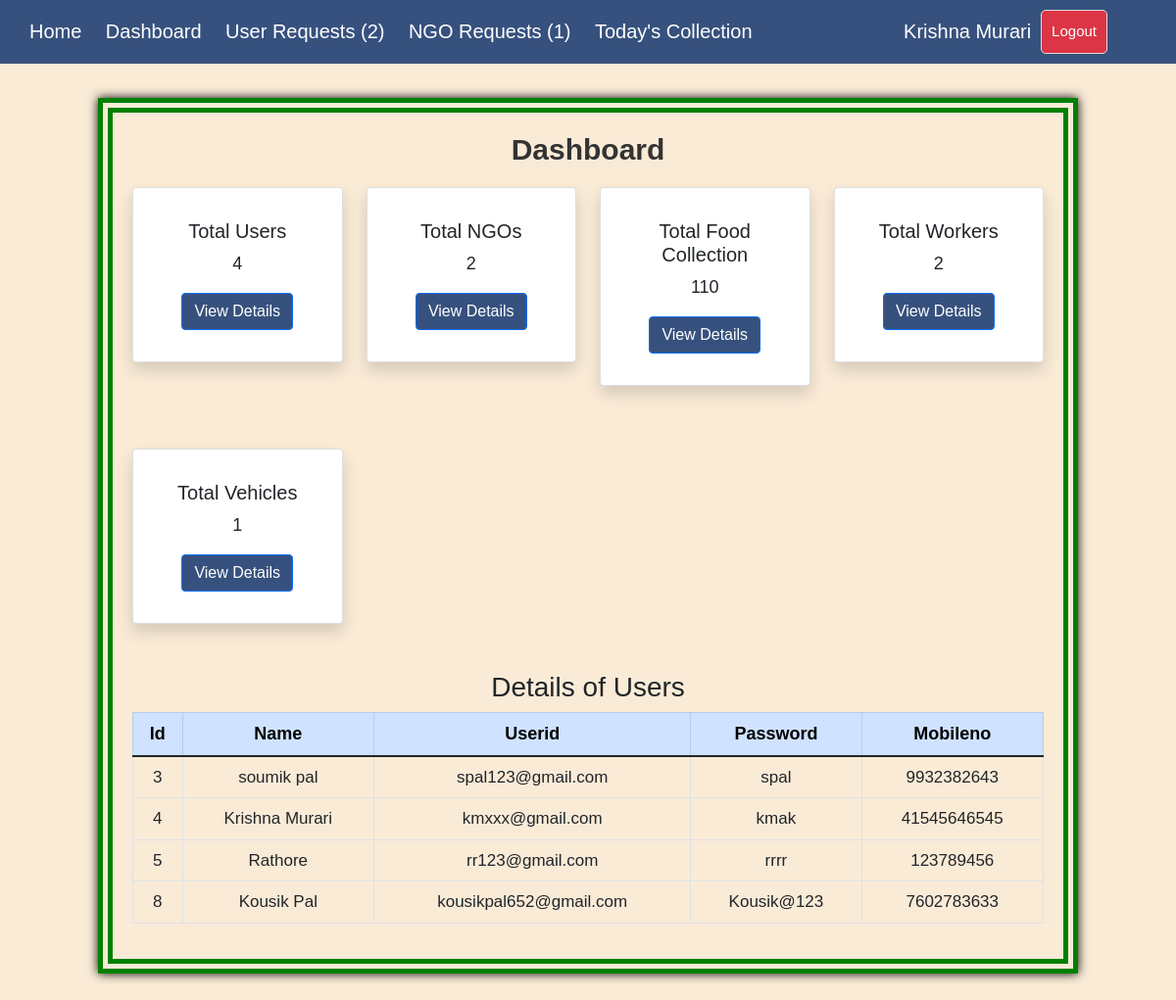
Page /adminpage.php?form=dashboard&table=users (signed in) on the committed database.
### tables this page shows
CREATE TABLE `users` (
  `id` int(10) NOT NULL,
  `name` varchar(50) NOT NULL,
  `userid` varchar(50) NOT NULL,
  `password` varchar(50) NOT NULL,
  `mobileno` varchar(15) NOT NULL
);

### adminpage.php (the view, shortened to what this page needs)
<?php
require 'db.php';
$activeForm = $_GET['form'] ?? 'dashboard';
$tableName = $_GET['table'] ?? null;
$totalUsers = $conn->query("SELECT COUNT(*) as count FROM users")->fetch_assoc()['count'] ?? 0;
$totalNGOs = $conn->query("SELECT COUNT(*) as count FROM ngo")->fetch_assoc()['count'] ?? 0;
$totalFoodCollected = $conn->query("SELECT SUM(quantity) as sum FROM food WHERE status = 'granted'")->fetch_assoc()['sum'] ?? 0;
$totalWorkers = $conn->query("SELECT COUNT(*) as count FROM workers")->fetch_assoc()['count'] ?? 0;
$totalVehicles = $conn->query("SELECT COUNT(*) as count FROM vehicles")->fetch_assoc()['count'] ?? 0;
$tableData = [];
if ($tableName) {
    $validTables = ['users', 'ngo', 'food', 'workers', 'vehicles'];
    if (in_array($tableName, $validTables)) {
        $stmt = $conn->prepare("SELECT * FROM $tableName");
        $stmt->execute();
        $result = $stmt->get_result();
        while ($row = $result->fetch_assoc()) {
            $tableData[] = $row;
        }
    }
}
$userfoodrequests = $conn->query("SELECT COUNT(*) as count FROM food where status='pending'")->fetch_assoc()['count'] ?? 0;
$userclothrequests = $conn->query("SELECT COUNT(*) as count FROM cloth where status='pending'")->fetch_assoc()['count'] ?? 0;
$userwasterequests = $conn->query("SELECT COUNT(*) as count FROM waste where status='pending'")->fetch_assoc()['count'] ?? 0;
$userrequests = $userfoodrequests + $userclothrequests + $userwasterequests;
$ngofoodrequests = $conn->query("SELECT COUNT(*) as count FROM food_requests where status='pending'")->fetch_assoc()['count'] ?? 0;
$ngoclothrequests = $conn->query("SELECT COUNT(*) as count FROM cloth_requests where status='pending'")->fetch_assoc()['count'] ?? 0;
$ngorequests = $ngofoodrequests + $ngoclothrequests;
?>
<!DOCTYPE html>
<html lang="en">
<head>
    <link href="https://cdn.jsdelivr.net/npm/bootstrap@5.1.3/dist/css/bootstrap.min.css" rel="stylesheet">
</head>
<body>
    <div class="navbar">
        <div>
            <a href="index.php">Home</a>
            <a href="?form=dashboard">Dashboard</a>
            <a href="?form=user_requests">User Requests <span>(<?php echo $userrequests ?>)</span></a>
            <a href="?form=ngo_requests">NGO Requests (<?php echo $ngorequests ?>)</a>
            <a href="?form=todays_collection">Today's Collection</a>
        </div>
        <div class="right">
            <span style="font-size: 20px;"><?= htmlspecialchars($_SESSION['username'] ?? 'Admin'); ?></span>
            <a href="adminpage.php?logout=1" style="margin-right: 50px;"><button class="logout-btn">Logout</button></a>
        </div>
    </div>
    <div class="my-content">
        <?php if ($activeForm === 'dashboard'): ?>
            <div class="container">
                <h2>Dashboard</h2>
                <div class="row mb-0">
                    <div class="col-3">
                        <div class="card text-center shadow p-3 mb-5 bg-white rounded">
                            <div class="card-body">
                                <h5>Total Users</h5>
                                <p><?= $totalUsers; ?></p>
                                <a href="?form=dashboard&table=users" class="btn btn-primary" style="background-color: #37517e;">View Details</a>
                            </div>
                        </div>
                    </div>
                    <div class="col-3">
                        <div class="card text-center shadow p-3 mb-5 bg-white rounded">
                            <div class="card-body">
                                <h5>Total NGOs</h5>
                                <p><?= $totalNGOs; ?></p>
                                <a href="?form=dashboard&table=ngo" class="btn btn-primary" style="background-color: #37517e;">View Details</a>
                            </div>
                        </div>
                    </div>
                    <div class="col-3">
                        <div class="card text-center shadow p-3 mb-5 bg-white rounded">
                            <div class="card-body">
                                <h5>Total Food Collection</h5>
                                <p><?= $totalFoodCollected; ?></p>
                                <a href="?form=dashboard&table=food" class="btn btn-primary" style="background-color: #37517e;">View Details</a>
                            </div>
                        </div>
                    </div>
                    <div class="col-3">
                        <div class="card text-center shadow p-3 mb-5 bg-white rounded">
                            <div class="card-body">
                                <h5>Total Workers</h5>
                                <p><?= $totalWorkers; ?></p>
                                <a href="?form=dashboard&table=workers" class="btn btn-primary" style="background-color: #37517e;">View Details</a>
                            </div>
                        </div>
                    </div>
                    <div class="col-3 mt-3">
                        <div class="card text-center shadow p-3 mb-5 bg-white rounded">
                            <div class="card-body">
                                <h5>Total Vehicles</h5>
                                <p><?= $totalVehicles; ?></p>
                                <a href="?form=dashboard&table=vehicles" class="btn btn-primary" style="background-color: #37517e;">View Details</a>
                            </div>
                        </div>
                    </div>
                </div>
                <?php if ($tableName): ?>
                    <div class="table-responsive">
                        <h3 class="text-center">Details of <?= ucfirst($tableName); ?></h3>
                        <table class="table table-bordered">
                            <thead class="table-primary">
                                <tr>
                                    <?php if (!empty($tableData)): ?>
                                        <?php foreach (array_keys($tableData[0]) as $header): ?>
                                            <th><?= htmlspecialchars(ucfirst($header)); ?></th>
                                        <?php endforeach; ?>
                                    <?php endif; ?>
                                </tr>
                            </thead>
                            <tbody>
                                <?php if (!empty($tableData)): ?>
                                    <?php foreach ($tableData as $row): ?>
                                        <tr>
                                            <?php foreach ($row as $value): ?>
                                                <td><?= htmlspecialchars($value); ?></td>
                                            <?php endforeach; ?>
                                        </tr>
                                    <?php endforeach; ?>
                                <?php else: ?>
                                    <tr>
                                        <td colspan="100%" class="text-center">No data available.</td>
                                    </tr>
                                <?php endif; ?>
                            </tbody>
                        </table>
                    </div>
                <?php endif; ?>
            </div>
        <?php endif; ?>
    </div>
</body>
</html>

### adminpage.php (style rules this page uses)
body { font-family: Arial, sans-serif; margin: 0; padding: 0; background-color: antiquewhite; }
.navbar { position: fixed; top: 0; width: 100%; z-index: 1000; background-color: #37517e; color: white; display: flex; justify-content: space-between; padding: 5px 20px; align-items: center; }
.navbar a { color: white; text-decoration: none; margin: 0 10px; font-size: 20px; }
.navbar .right { display: flex; align-items: center; }
.container { padding: 20px; }
.my-content { margin: 100px 100px; border-width: 15px; border-style: double; Border-color: green; box-shadow: 0px 0px 10px black; }
h2 { margin-top: 0; font-size: 30px; color: #333; font-weight: 700; text-align: center; margin-bottom: 20px; }
button { margin: 0 5px; padding: 5px 10px; border: none; border-radius: 5px; cursor: pointer; color: white; background-color: #007bff; font-size: 20px; }
input, select, button { margin: 5px 0; padding: 10px; border: 1px solid #ddd; border-radius: 5px; }
button.logout-btn { background-color: #dc3545; font-size: 15px; }
th { text-align: center; font-size: 18px; }
td { font-size: 17px; text-align: center; }
p { font-size: large; }

### rows in the picture
users: id "3", name "soumik pal", userid "spal123@gmail.com", password "spal", mobileno "9932382643"
users: id "4", name "Krishna Murari", userid "kmxxx@gmail.com", password "kmak", mobileno "41545646545"
users: id "5", name "Rathore", userid "rr123@gmail.com", password "rrrr", mobileno "123789456"
users: id "8", name "Kousik Pal", userid "kousikpal652@gmail.com", password "Kousik@123", mobileno "7602783633"

### other values in the picture
$userrequests "2"
$ngorequests "1"
$_SESSION['username'] "Krishna Murari"
$totalUsers "4"
$totalNGOs "2"
$totalFoodCollected "110"
$totalWorkers "2"
$totalVehicles "1"
$tableName "Users"
$header "Id"
$header "Name"
$header "Userid"
$header "Password"
$header "Mobileno"
